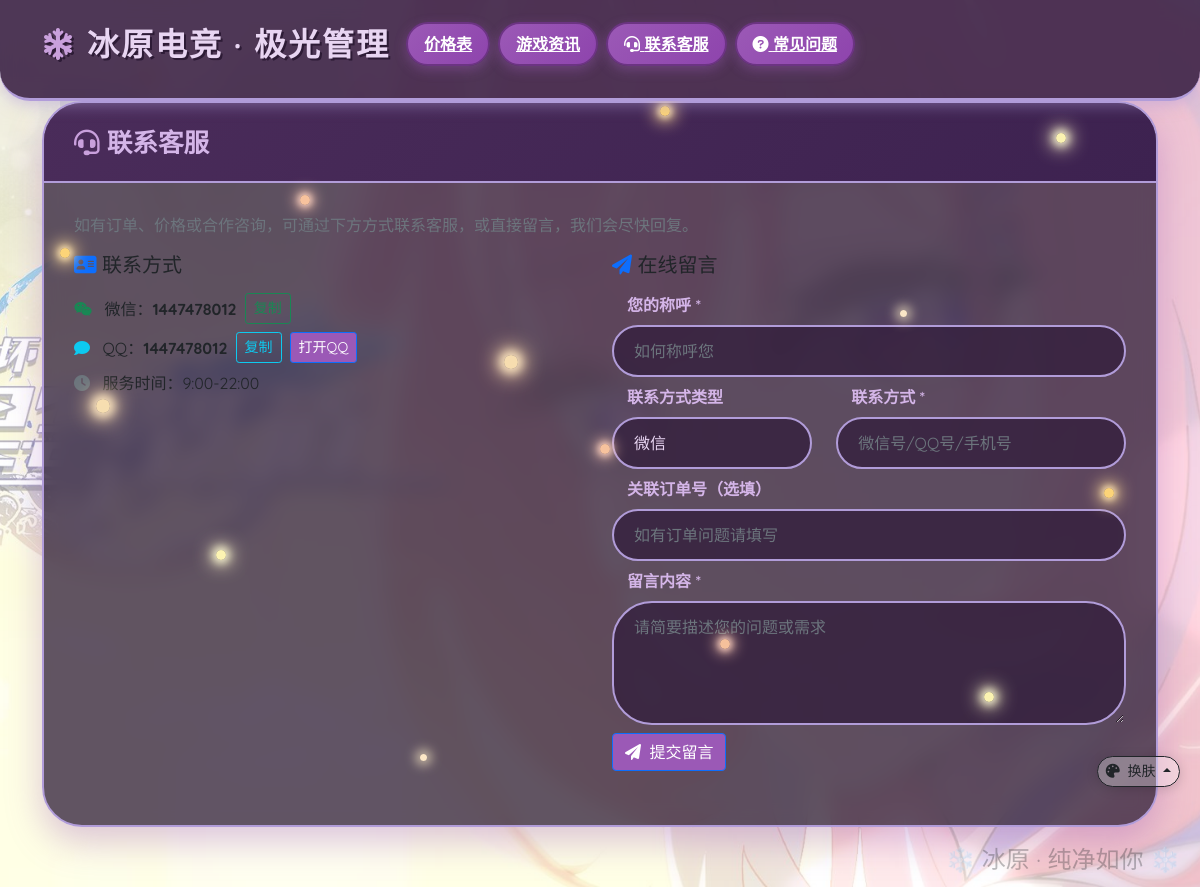
Screenshot of /customer/service with the database file from the repository.
### models.py (models this page shows)
class ContactSetting(db.Model):
    id = db.Column(db.Integer, primary_key=True)
    wechat = db.Column(db.String(100), nullable=True)
    qq = db.Column(db.String(50), nullable=True)
    phone = db.Column(db.String(30), nullable=True)
    work_time = db.Column(db.String(100), nullable=True)   # 如：9:00-22:00
    extra_note = db.Column(db.String(500), nullable=True)  # 补充说明
    updated_at = db.Column(db.DateTime, default=datetime.utcnow, onupdate=datetime.utcnow)

### app.py (the view, shortened to what this page needs)
@app.route('/customer/service', methods=['GET', 'POST'])
def customer_service():
    contact = ContactSetting.query.first()
    if not contact:
        contact = ContactSetting(wechat='1447478012', qq='1447478012', phone='', work_time='9:00-22:00', extra_note='')
        db.session.add(contact)
        db.session.commit()
    return render_template('customer/service.html', contact=contact)

### app.py (called while the page is built)
def get_site_image_info(key):
    if key not in SITE_IMAGE_KEYS:
        return None, None, None
    try:
        for f in os.listdir(SITE_IMAGES_DIR):
            if f.startswith(key + '.'):
                path = os.path.join(SITE_IMAGES_DIR, f)
                if os.path.isfile(path) and os.path.splitext(f)[1].lower() in SITE_IMAGE_EXT:
                    return f, int(os.path.getmtime(path)), SITE_IMAGES_DIR
    except OSError:
        pass
    if key == 'wechat_pay':
        return _latest_image_in_dir(UPLOAD_WECHAT_DIR)
    if key == 'alipay_pay':
        return _latest_image_in_dir(UPLOAD_ALIPAY_DIR)
    return None, None, None

def list_background_images():
    try:
        files = []
        for f in os.listdir(UPLOAD_BG_DIR):
            if os.path.splitext(f)[1].lower() in SITE_IMAGE_EXT and os.path.isfile(os.path.join(UPLOAD_BG_DIR, f)):
                mtime = int(os.path.getmtime(os.path.join(UPLOAD_BG_DIR, f)))
                files.append((f, mtime))
        files.sort(key=lambda x: x[1])
        return [{'url': url_for('serve_upload', filename='bg/' + f) + '?v=' + str(m), 'filename': f} for f, m in files]
    except OSError:
        return []

@app.context_processor
def inject_pending_approval():
    if current_user.is_authenticated and current_user.role == 'admin':
        pending_count = User.query.filter_by(role='player', is_approved=False).count()
    else:
        pending_count = 0
    player_unread_count = 0
    if current_user.is_authenticated and current_user.role == 'player':
        player_unread_count = Notification.query.filter_by(
            receiver_type='player', receiver_id=current_user.id, is_read=False
        ).count()
    customer_phone = session.get('customer_phone')
    return dict(pending_approval_count=pending_count, player_unread_count=player_unread_count, customer_phone=customer_phone)

def site_image_url(key):
    filename, mtime, _ = get_site_image_info(key)
    if filename:
        return url_for('serve_site_image', key=key) + '?v=' + str(mtime)
    return url_for('static', filename=f'images/{key}.jpg')

@app.context_processor
def inject_site_image_url():
    return dict(site_image_url=site_image_url, background_slides=list_background_images())

### templates/customer/service.html (shortened to what this page needs)
{% extends "base.html" %}
{% block content %}
<div class="card">
    <div class="card-header">
        <i class="fas fa-headset"></i> 联系客服
    </div>
    <div class="card-body">
        <p class="text-muted">如有订单、价格或合作咨询，可通过下方方式联系客服，或直接留言，我们会尽快回复。</p>
        <div class="row mb-4">
            <div class="col-md-6">
                <h5 class="mb-3"><i class="fas fa-address-card text-primary"></i> 联系方式</h5>
                <ul class="list-unstyled">
                    <li class="mb-2 d-flex align-items-center flex-wrap gap-2">
                        <span><i class="fab fa-weixin text-success me-2"></i> 微信：<strong>{{ contact.wechat or '1447478012' }}</strong></span>
                        <button type="button" class="btn btn-sm btn-outline-success copy-btn" data-copy="{{ contact.wechat or '1447478012' }}" data-label="微信号">复制</button>
                    </li>
                    <li class="mb-2 d-flex align-items-center flex-wrap gap-2">
                        <span><i class="fas fa-comment text-info me-2"></i> QQ：<strong>{{ contact.qq or '1447478012' }}</strong></span>
                        <button type="button" class="btn btn-sm btn-outline-info copy-btn" data-copy="{{ contact.qq or '1447478012' }}" data-label="QQ号">复制</button>
                        <a href="https://wpa.qq.com/msgrd?v=3&amp;uin={{ contact.qq or '1447478012' }}&amp;site=qq&amp;menu=yes" target="_blank" rel="noopener" class="btn btn-sm btn-primary">打开QQ</a>
                    </li>
                    {% if contact.work_time %}
                    <li class="mb-2"><i class="fas fa-clock text-secondary me-2"></i> 服务时间：{{ contact.work_time }}</li>
                    {% endif %}
                </ul>
            </div>
            <div class="col-md-6">
                <h5 class="mb-3"><i class="fas fa-paper-plane text-primary"></i> 在线留言</h5>
                <form method="POST" action="{{ url_for('customer_service') }}">
                    <div class="mb-2">
                        <label class="form-label">您的称呼 *</label>
                        <input type="text" name="name" class="form-control" required placeholder="如何称呼您">
                    </div>
                    <div class="row mb-2">
                        <div class="col-5">
                            <label class="form-label">联系方式类型</label>
                            <select name="contact_type" class="form-select">
                                <option value="微信">微信</option>
                            </select>
                        </div>
                        <div class="col-7">
                            <label class="form-label">联系方式 *</label>
                            <input type="text" name="contact_value" class="form-control" required placeholder="微信号/QQ号/手机号">
                        </div>
                    </div>
                    <div class="mb-2">
                        <label class="form-label">关联订单号（选填）</label>
                        <input type="text" name="order_no" class="form-control" placeholder="如有订单问题请填写">
                    </div>
                    <div class="mb-2">
                        <label class="form-label">留言内容 *</label>
                        <textarea name="content" class="form-control" rows="4" required placeholder="请简要描述您的问题或需求"></textarea>
                    </div>
                    <button type="submit" class="btn btn-primary"><i class="fas fa-paper-plane me-1"></i> 提交留言</button>
                </form>
            </div>
        </div>
    </div>
</div>
{% endblock %}

### static/css/theme-kuromi.css (style rules this page uses)
.card { background: rgba(45, 27, 54, 0.75); backdrop-filter: blur(10px); border: 2px solid #b19cd9; border-radius: 40px; box-shadow: 0 15px 35px rgba(155, 89, 182, 0.35); overflow: hidden; }
.card-header { background: linear-gradient(135deg, #4a2c5a, #3d2250); border-bottom: 2px solid #b19cd9; font-size: 1.6rem; font-weight: 700; color: #d4b5e8; padding: 20px 30px; }
.card-header i { color: #c9a0dc; }
.card-body { padding: 30px; }
.btn-primary { background: #9b59b6; color: #fff; }
.form-control, .form-select { border: 2px solid #b19cd9; border-radius: 40px; padding: 12px 20px; background: rgba(50, 30, 60, 0.8); color: #e8d5f2; }
.form-label { font-weight: 600; color: #d4b5e8; margin-left: 15px; }
a { color: #c9a0dc; }

### templates/base.html (style rules this page uses)
* { margin: 0; padding: 0; box-sizing: border-box; }
body::before { content: ""; position: fixed; top: 0; left: 0; width: 100%; height: 100%; background-color: rgba(255, 255, 255, 0.5); pointer-events: none; z-index: -1; animation: breath 8s infinite ease-in-out; }
body { font-family: 'Quicksand', sans-serif; min-height: 100vh; position: relative; padding-bottom: 60px; }

### rows the page displays
ContactSetting: wechat "1447478012", qq "1447478012", work_time "9:00-22:00"
